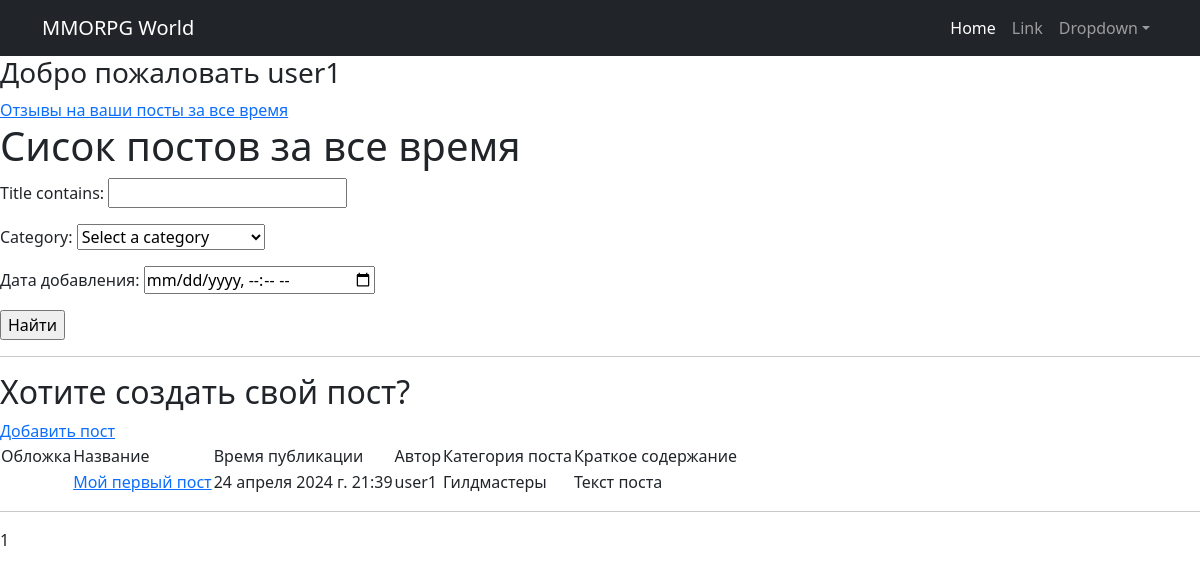
The app's page /board/ (signed in) with its own data.
### users/models.py (models this page shows)
class User(AbstractUser):
    code = models.CharField(max_length=4)

### board/models.py (models this page shows, shortened)
class Post(models.Model):
    author =  models.ForeignKey(User,on_delete=models.CASCADE)
    title = models.CharField(max_length=40, null=False)
    date_time = models.DateTimeField(auto_now_add=True)
    CATCHOICES = {
        'HL': 'Хилы',
        'DD': 'ДД',
        'TR': 'Торговцы',
        'GD': 'Гилдмастеры',
        "QG": 'Квестгиверы',
        "FG": 'Кузнецы',
        "LT": "Кожевники",
        "PM": "Зельевары",
        "SM": "Мастера заклинаний"
    }
    cat = models.CharField(default='None', max_length=10, choices=CATCHOICES)
    text = models.TextField(max_length=1000, default='Текст поста')
    content = models.FileField(null=True, blank=True)

### board/views.py (the view)
# urls.py: path('board/', PostList.as_view()),
class PostList(ListView):
    model = Post
    ordering = 'title'
    template_name = 'board/post_list.html'
    context_object_name = 'posts'
    paginate_by = 10
    def get_queryset(self):
        queryset = super().get_queryset()
        self.filterset = PostFilter(self.request.GET, queryset)
        return self.filterset.qs
    def get_context_data(self, **kwargs):
        context = super().get_context_data(**kwargs)
        context['filterset'] = self.filterset
        return context

### templates/board/post_list.html (shortened to what this page needs)
{% extends 'default.html' %}
{% block content %}
{% if request.user.is_authenticated %}
<h3>Добро пожаловать {{user.username}}</h3>
<a href="{%url 'board:replies_to_user'%}"> Отзывы на ваши посты за все время </a>
{% else %}
    <h4>Вы не зарегестрированы!</h4>
  <a href="{%url 'users:signup'%}"> Зарегестрироваться </a>
{% endif %}
   <h1>Сисок постов за все время</h1>
    <form action="" method="get">
       {{ filterset.form.as_p }}
       <input type="submit" value="Найти" />
   </form>
    <hr/>
    {% if request.user.is_authenticated %}
    <h2> Хотите создать свой пост?</h2>
    <a href="{%url 'board:create_post'%}"> Добавить пост </a>
    {%endif%}
    {% if posts %}
       <table>
           <tr>
               <td>  Обложка </td>
               <td>  Название   </td>
               <td>  Время публикации   </td>
               <td>  Автор   </td>
               <td>  Категория поста  </td>
               <td>  Краткое содержание  </td>
           </tr>
           {% for post in posts %}
           <tr>
                <td><img src="{{post.content}}" alt="{{post.content}}"> </td>
               <td> <a href="{% url 'board:post' post.pk  %}"> {{post.title}} </a></td>
               <td>{{ post.date_time }}</td>
               <td>{{ post.author }}</td>
               <td>{{ post.get_cat_display}}
               <td>{{ post.text}}</td>
           </tr>
           {% endfor %}
    </table>
   <hr/>
   {% else %}
       <h2>Постов нет!</h2>
   {% endif %}
{% endblock content %}

### records on screen
User: username "user1"
Post: title "Мой первый пост", date_time "24 апреля 2024 г. 21:39", author "user1", cat "Гилдмастеры", text "Текст поста"

### other values on screen
{{ page_obj.number }} "1"
